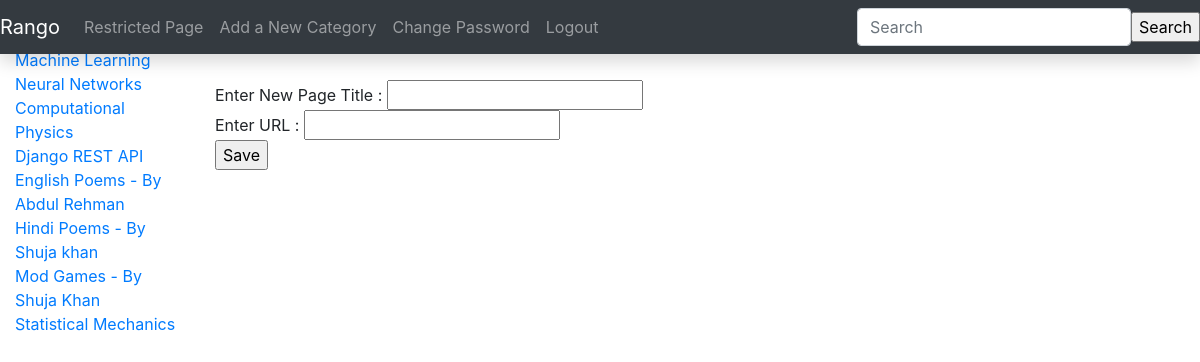
/rango/category/python/add_page/ (signed in), run on the app's committed database.
### rango/models.py (models this page shows, shortened)
class Category(models.Model):
    name = models.CharField(max_length=128, unique=True)
    views =models.IntegerField(default=0)
    likes =models.IntegerField(default=0)
    slug = models.SlugField()
    class Meta:
        verbose_name_plural='categories'

### rango/views.py (the view)
# urls.py: url(r'^category/(?P<category_name_slug>[\w\-]+)/add_page/$', views.add_page, name = 'add_page'),
@login_required
def add_page(request, category_name_slug):
    try :
        cat = Category.objects.get(slug = category_name_slug)
    except Category.DoesNotExist:
        cat = None
    if request.method == 'POST':
        form = PageForm(request.POST)
        if cat:
            page = form.save(commit = False)
            page.category = cat
            page.views = 0
            page.save()
            return redirect('/rango/category/'+category_name_slug+'/')
        else :
            print form.errors
    else:
        form = PageForm()
    context_dict = {'form':form, 'slug':category_name_slug}
    return render(request, 'rango/add_page.html', context_dict)

### rango/forms.py (shortened to what this page needs)
class PageForm(forms.ModelForm):
    title = forms.CharField(max_length=128, help_text = 'Enter New Page Title : ')
    views = forms.IntegerField(widget = forms.HiddenInput(), initial = 0)
    url = forms.URLField(max_length = 200, help_text = 'Enter URL : ')
    last_visit = forms.DateTimeField(widget = forms.HiddenInput(), initial = datetime.now)
    class Meta:
        model = Page
        exclude = ('category',)

### rango/templatetags/rango_extras.py (called while the page is built)
@register.inclusion_tag('rango/cats.html')
def get_category_list(cat=None):
    return {'cats': Category.objects.all(), 'act_cat':cat}

### templates/rango/add_page.html (shortened to what this page needs)
{% extends 'base.html' %}
{% block body_block %}
    <h1>Add a New Page</h1>
    <form id = 'add_page' action = '/rango/category/{{slug}}/add_page/' method = 'POST'> {% csrf_token %}
      {% for fields in form.visible_fields %}
        {{ fields.errors }}<br/>
        {{ fields.help_text }}
        {{ fields }}
      {% endfor %}
      <br/>
      <input type='submit' name='submit' value='Save'>
    </form>
{% endblock %}

### templates/rango/cats.html (shortened to what this page needs)
{% if cats %}
    <ul class="nav nav-sidebar">
    {% for c in cats %}
    {% if c == act_cat %} <li  class="active" > {% else  %} <li>{% endif %}
        <a href="{% url 'category'  c.slug %}">{{ c.name }}</a></li>
    {% endfor %}
{% else %}
    <li> <strong >There are no category present.</strong></li>
    </ul>
{% endif %}

### data on the page
Category: name "Machine Learning"
Category: name "Neural Networks"
Category: name "Computational Physics"
Category: name "Django REST API"
Category: name "English Poems - By Abdul Rehman"
Category: name "Hindi Poems - By Shuja khan"
Category: name "Mod Games - By Shuja Khan"
Category: name "Statistical Mechanics"

### other printed values
{{ fields.help_text }} "Enter New Page Title :" "Enter URL :"
